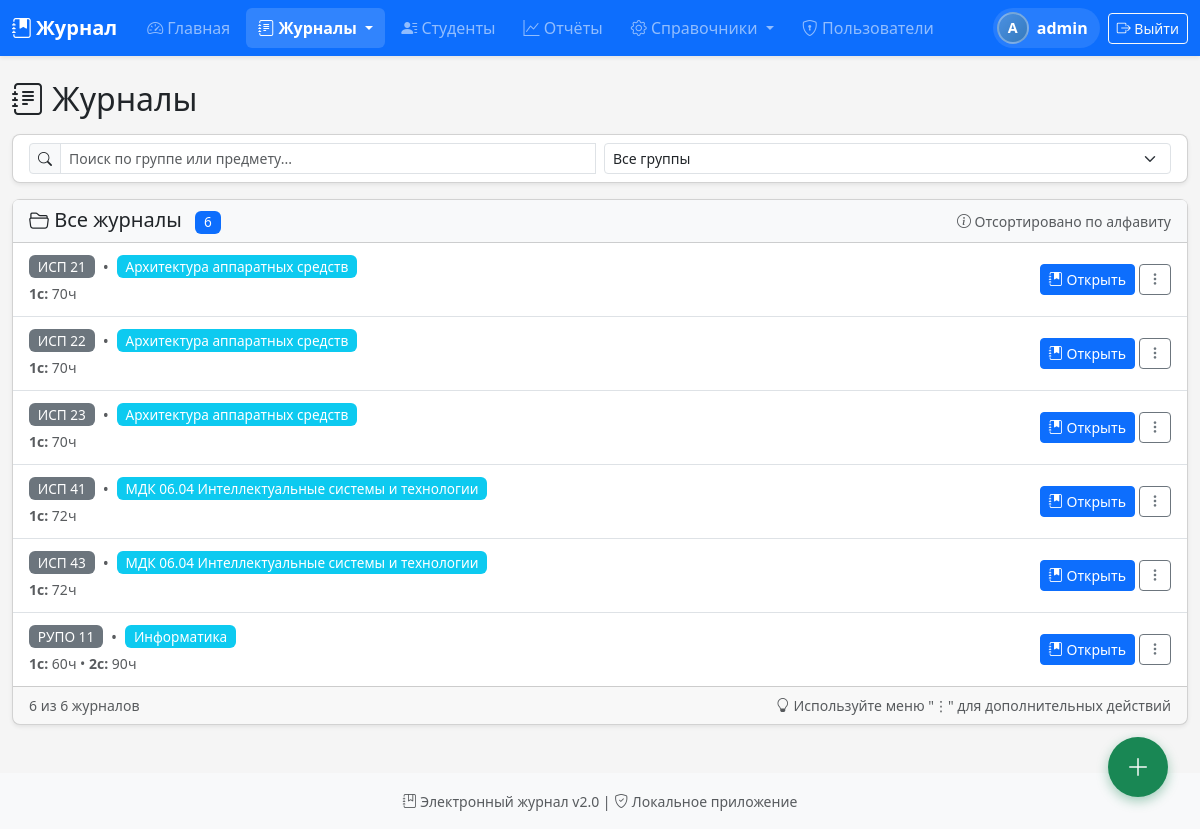
The page /group-subjects (signed in) on the database its author committed.
### tables this page shows
CREATE TABLE group_subjects (
            id INTEGER PRIMARY KEY AUTOINCREMENT,
            group_id INTEGER NOT NULL,
            subject_id INTEGER NOT NULL,
            FOREIGN KEY (group_id) REFERENCES groups(id) ON DELETE CASCADE,
            FOREIGN KEY (subject_id) REFERENCES subjects(id) ON DELETE CASCADE,
            UNIQUE(group_id, subject_id)
        );

CREATE TABLE groups (
            id INTEGER PRIMARY KEY AUTOINCREMENT,
            name TEXT UNIQUE NOT NULL
        , code TEXT, academic_year_id INTEGER);

CREATE TABLE subjects (
            id INTEGER PRIMARY KEY AUTOINCREMENT,
            name TEXT NOT NULL
        );

### routes.py (the view)
@main_bp.route('/group-subjects')
@login_required
def group_subjects():
    uid = session['user_id']
    if Permission.has_permission(uid, 'manage_users'):
        pairs = GroupSubject.get_all()
    else:
        pairs = TeacherJournal.get_user_journals(uid)
    return render_template('group_subjects.html', pairs=pairs, groups=Group.get_all(), subjects=Subject.get_all())

### models.py (called while the page is built, shortened)
def get_db():
    conn = sqlite3.connect(Config.DATABASE)
    conn.row_factory = sqlite3.Row
    conn.execute("PRAGMA foreign_keys = ON")
    return conn

    @staticmethod
    def get_all():
        conn = get_db()
        groups = conn.execute("SELECT * FROM groups ORDER BY name").fetchall()
        conn.close()
        return groups

    @staticmethod
    def get_all():
        conn = get_db()
        subjects = conn.execute("SELECT * FROM subjects ORDER BY name").fetchall()
        conn.close()
        return subjects

    @staticmethod
    def get_all():
        conn = get_db()
        pairs = conn.execute('''
            SELECT gs.*, g.name as group_name, s.name as subject_name
            FROM group_subjects gs
            JOIN groups g ON gs.group_id=g.id
            JOIN subjects s ON gs.subject_id=s.id
            ORDER BY g.name, s.name
        ''').fetchall()
        conn.close()
        return pairs

    @staticmethod
    def get_hours(gsid, semester=None):
        conn = get_db()
        if semester:
            hours = conn.execute(
                "SELECT * FROM group_subject_hours WHERE group_subject_id=? AND semester=?",
                (gsid, semester)
            ).fetchone()
            conn.close()
            if hours:
                return dict(hours)
            return {'lecture_hours': 0, 'practice_hours': 0, 'independent_hours': 0, 'exam_hours': 0,
                    'semester': semester}

    @staticmethod
    def get_semesters(gsid):
        conn = get_db()
        semesters = conn.execute(
            "SELECT DISTINCT semester FROM group_subject_hours WHERE group_subject_id=? ORDER BY semester",
            (gsid,)
        ).fetchall()
        conn.close()
        return [s['semester'] for s in semesters]

    @staticmethod
    def get_user_permissions(uid):
        conn = get_db()
        permissions = conn.execute('''
            SELECT p.code FROM permissions p
            JOIN user_permissions up ON p.id=up.permission_id
            WHERE up.user_id=?
        ''', (uid,)).fetchall()
        conn.close()
        return [p['code'] for p in permissions]

    @staticmethod
    def has_permission(uid, code):
        perms = Permission.get_user_permissions(uid)
        return code in perms

### templates/group_subjects.html (shortened to what this page needs)
{% extends "base.html" %}
{% block content %}
<h2 class="mb-3">
    <i class="bi bi-journal-text"></i>
    Журналы
</h2>
<div class="card shadow-sm mb-3">
    <div class="card-body py-2">
        <div class="row g-2">
            <div class="col-12 col-md-6">
                <div class="input-group input-group-sm">
                    <span class="input-group-text"><i class="bi bi-search"></i></span>
                    <input type="text"
                           id="journalSearch"
                           class="form-control"
                           placeholder="Поиск по группе или предмету...">
                </div>
            </div>
            <div class="col-12 col-md-6">
                <select id="filterGroup" class="form-select form-select-sm" onchange="filterJournals()">
                    <option value="">Все группы</option>
                </select>
            </div>
        </div>
    </div>
</div>
<div class="card shadow-sm">
    <div class="card-header bg-light d-flex justify-content-between align-items-center flex-wrap gap-2">
        <h5 class="mb-0">
            <i class="bi bi-folder2-open"></i>
            <span class="d-none d-sm-inline">Все журналы</span>
            <span class="badge bg-primary ms-2" id="totalBadge">{{ pairs|length }}</span>
        </h5>
        {% if pairs %}
        <small class="text-muted d-none d-md-inline">
            <i class="bi bi-info-circle"></i>
            Отсортировано по алфавиту
        </small>
        {% endif %}
    </div>
    <div class="card-body p-0">
        {% if pairs %}
        <div class="list-group list-group-flush" id="journalsList">
            {% for pair in pairs %}
            <div class="list-group-item journal-item"
                 data-search="{{ pair.group_name }} {{ pair.subject_name }}"
                 data-group="{{ pair.group_name }}">
                <div class="d-flex justify-content-between align-items-center flex-wrap gap-2">
                    <div class="flex-grow-1" style="min-width: 0;">
                        <div class="d-flex align-items-center flex-wrap gap-2 mb-1">
                            <span class="badge bg-secondary">{{ pair.group_name }}</span>
                            <span class="d-none d-sm-inline text-muted">•</span>
                            <span class="badge bg-info">{{ pair.subject_name }}</span>
                        </div>
                        <div class="small">
                            {% set pair_semesters = get_semesters(pair.id) %}
                            {% if pair_semesters %}
                                {% for sem in pair_semesters %}
                                    {% set h = get_hours(pair.id, sem) %}
                                    {% set total = h.lecture_hours + h.practice_hours + h.independent_hours + h.exam_hours %}
                                    <span class="text-muted">
                                        <strong>{{ sem }}с:</strong> {{ total }}ч
                                    </span>
                                    {% if not loop.last %}
                                    <span class="text-muted">•</span>
                                    {% endif %}
                                {% endfor %}
                            {% else %}
                                <span class="text-muted">Часы не настроены</span>
                            {% endif %}
                        </div>
                    </div>
                    <div class="d-flex gap-1">
                        <a href="{{ url_for('main.journal', gsid=pair.id) }}"
                           class="btn btn-sm btn-primary">
                            <i class="bi bi-journal-bookmark-fill"></i>
                            Открыть
                        </a>
                        <div class="dropdown">
                            <button class="btn btn-sm btn-outline-secondary"
                                    type="button"
                                    data-bs-toggle="dropdown"
                                    data-bs-strategy="fixed"
                                    aria-expanded="false"
                                    style="padding: 0.25rem 0.5rem;">
                                <i class="bi bi-three-dots-vertical"></i>
                            </button>
                        </div>
                    </div>
                </div>
            </div>
            {% endfor %}
        </div>
        {% else %}
        <div class="text-center py-5">
            <i class="bi bi-journal-x" style="font-size: 4rem; color: #ccc;"></i>
            <h5 class="text-muted mt-3">Журналы еще не созданы</h5>
            <p class="text-muted small">Нажмите кнопку ниже, чтобы создать первый журнал</p>
        </div>
        {% endif %}
    </div>
    {% if pairs %}
    <div class="card-footer text-muted small d-flex justify-content-between align-items-center">
        <span>
            <span id="visibleCount">{{ pairs|length }}</span> из {{ pairs|length }} журналов
        </span>
        <span class="d-none d-md-inline">
            <i class="bi bi-lightbulb"></i> Используйте меню "⋮" для дополнительных действий
        </span>
    </div>
    {% endif %}
</div>
{% if has_permission('add_journal') %}
<button type="button"
        class="fab-create-journal"
        data-bs-toggle="modal"
        data-bs-target="#createJournalModal"
        title="Создать новый журнал">
    <i class="bi bi-plus-lg"></i>
</button>
{% endif %}
{% endblock %}

### static/style.css (style rules this page uses)
body { background-color: #f5f5f5; min-height: 100vh; display: flex; flex-direction: column; }
.badge { font-size: 0.85rem; font-weight: 500; }
.btn { transition: all 0.15s ease; }
.card { border-radius: 8px; transition: transform 0.15s, box-shadow 0.15s; }
.card.shadow-sm { box-shadow: 0 0.125rem 0.25rem rgba(0, 0, 0, 0.075) !important; }
.journal-item { transition: all 0.2s ease; border-left: 3px solid transparent; }

### templates/group_subjects.html (style rules this page uses)
#journalsList { overflow: visible !important; }
.journal-item { transition: all 0.15s ease; padding: 12px 16px; position: relative; overflow: visible !important; }
.list-group, .list-group-item, .card, .card-body { overflow: visible !important; }
.fab-create-journal { position: fixed; bottom: 24px; right: 24px; width: 56px; height: 56px; border-radius: 50%; background-color: #198754; color: #fff; border: none; box-shadow: 0 4px 12px rgba(25, 135, 84, 0.4); font-size: 1.5rem; display: flex; align-items: center; justify-content: center; z-index: 1030; transition: all 0.2s ease; }
@media (min-width: 768px) { .fab-create-journal { bottom: 32px; right: 32px; width: 60px; height: 60px; } }

### templates/base.html (style rules this page uses)
html { scroll-behavior: smooth; }
body { min-height: 100vh; display: flex; flex-direction: column; }

### rows shown on the page
group_subjects: group_name "ИСП 21", subject_name "Архитектура аппаратных средств", pair_semesters "1", pair_semesters "70"
group_subjects: group_name "ИСП 22", subject_name "Архитектура аппаратных средств", pair_semesters "1", pair_semesters "70"
group_subjects: group_name "ИСП 23", subject_name "Архитектура аппаратных средств", pair_semesters "1", pair_semesters "70"
group_subjects: group_name "ИСП 41", subject_name "МДК 06.04 Интеллектуальные системы и технологии", pair_semesters "1", pair_semesters "72"
group_subjects: group_name "ИСП 43", subject_name "МДК 06.04 Интеллектуальные системы и технологии", pair_semesters "1", pair_semesters "72"
group_subjects: group_name "РУПО 11", subject_name "Информатика", pair_semesters "1" "2", pair_semesters "60" "90"

### other values the page prints
{{ session.username[0]|upper }} "A"
{{ session.username }} "admin"
{{ pairs|length }} "6"
